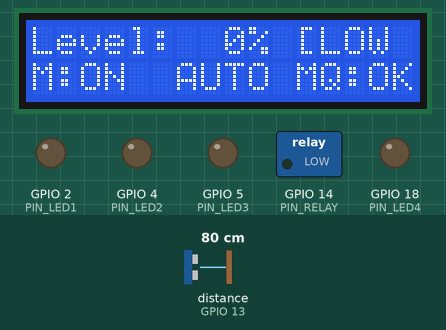
Simulated run of this sketch. Board: ESP32. Parts: 16×2 character LCD, switched loads named in the sketch (green lamp = pin HIGH), output pins drawn as LEDs (lit = HIGH). Wiring (inferred from the names in the program): ultrasonic range finder: trigger GPIO 12; echo GPIO 13. Inputs (shaded band) come from the test bench; at power-on: distance to the obstacle (sensor on GPIO 13) 80 cm. The echo pulse lasts 58.3 µs per cm; WiFi joins after 1.5 s; servers stay silent unless stated; no MQTT or app messages arrive unless stated; pins used as bus, display or sensor lines are not drawn; what the sketch prints to the serial monitor is not drawn.

Above: at 6.4 s.
6.5 s: distance to the obstacle (sensor on GPIO 13) set to 2 cm
At 9.1 s:
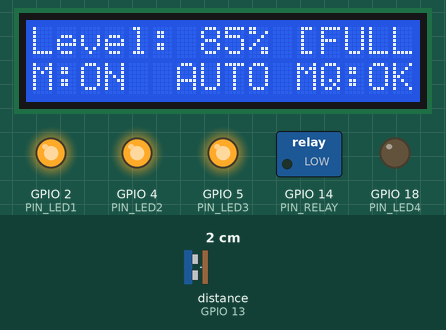
11.7 s: distance to the obstacle (sensor on GPIO 13) set to 6 cm
At 13.9 s:
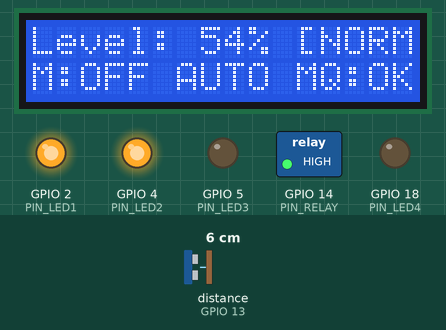
14.2 s: distance to the obstacle (sensor on GPIO 13) set to 9 cm
At 15.9 s:
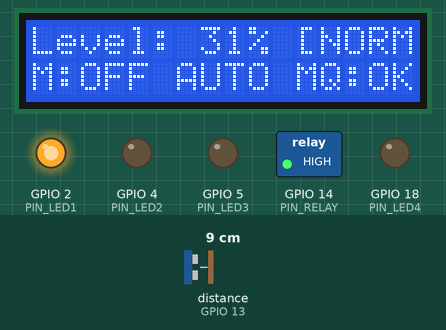
16.7 s: distance to the obstacle (sensor on GPIO 13) set to 4 cm
At 19.0 s:
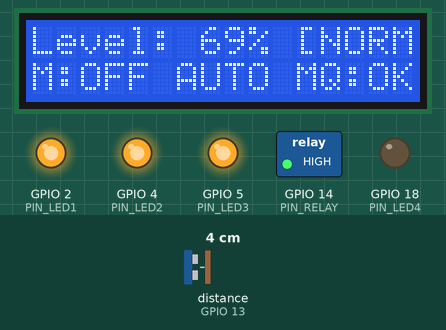
Timing chart, 0 to 20.5 s (numbered marks = the images above; inputs shaded):
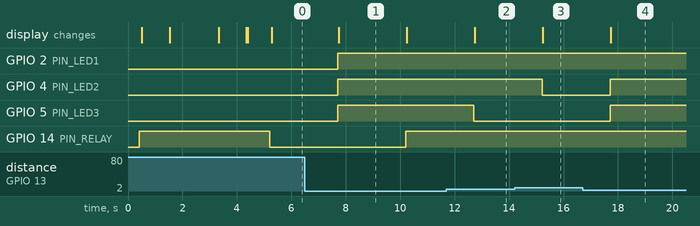

Measured:
- the behaviour switches between 4 and 5 cm on distance to the obstacle (sensor on GPIO 13) (found by bisection; images 1 and 2)
- the behaviour switches between 7 and 8 cm on distance to the obstacle (sensor on GPIO 13) (found by bisection; images 2 and 3)
- after the input at 6.5 s, GPIO 2 (PIN_LED1), GPIO 4 (PIN_LED2), GPIO 5 (PIN_LED3): LOW → HIGH after 1.2 s; GPIO 14 (PIN_RELAY): LOW → HIGH after 3.7 s; the display: changes after 1.2 s (image 1)
- after the input at 11.7 s, GPIO 5 (PIN_LED3): HIGH → LOW after 1.0 s; the display: changes after 1.0 s (image 2)
- after the input at 14.2 s, GPIO 4 (PIN_LED2): HIGH → LOW after 1.0 s; the display: changes after 1.0 s (image 3)
- after the input at 16.7 s, GPIO 4 (PIN_LED2), GPIO 5 (PIN_LED3): LOW → HIGH after 1.0 s; the display: changes after 1.0 s (image 4)
- what the display in image 1 shows lasts 2.5 s, from 7.7 s to 10.2 s

The sketch:

water_monitor.ino
```cpp
/*
 * =========================================================================================
 * Project: IoT-Based Smart Water Level Monitoring and Management System
 * Target Hardware: ESP32 Dev Module (ESP-WROOM-32)
 * File: water_monitor.ino
 *
 * HARDWARE WIRING SPECIFICATION:
 *   - HC-SR04 TRIG : GPIO 12
 *   - HC-SR04 ECHO : GPIO 13 (Connect via voltage divider: 1k / 2k resistor to protect GPIO)
 *   - 5V Relay IN  : GPIO 14 (Switches external 5V DC pump power; Active LOW)
 *   - LED1 (Low)   : GPIO 2
 *   - LED2 (Medium): GPIO 4
 *   - LED3 (High)  : GPIO 5
 *   - LED4 (Full)  : GPIO 18
 *   - I2C LCD SDA  : GPIO 21
 *   - I2C LCD SCL  : GPIO 22
 * =========================================================================================
 */

#include <WiFi.h>
#include <PubSubClient.h>
#include <Wire.h>
#include <LiquidCrystal_I2C.h>
#include <ArduinoJson.h>

// -----------------------------------------------------------------------------------------
// 1. WI-FI & MQTT BROKER CONFIGURATION
// -----------------------------------------------------------------------------------------
// 2.4GHz Wi-Fi Credentials
const char* WIFI_SSID     = "";
const char* WIFI_PASSWORD = "";

// Public MQTT Broker (aligned with Backend server)
const char* MQTT_BROKER = "broker.hivemq.com";
const int   MQTT_PORT         = 1883;
// Direct IPv4 address fallback for mobile hotspots when DNS resolution fails
IPAddress   MQTT_BROKER_IP(44, 232, 241, 40);

// MQTT Topics matching our Node.js & React Full-Stack Architecture
const char* TOPIC_READING       = "water/tank1/reading";
const char* TOPIC_PUMP_COMMAND  = "water/tank1/pump/command";
const char* TOPIC_PUMP_STATUS   = "water/tank1/pump/status";
const char* TOPIC_SYSTEM_STATUS = "water/tank1/system/status";

// -----------------------------------------------------------------------------------------
// 2. PIN DEFINITIONS & TANK CALIBRATION
// -----------------------------------------------------------------------------------------
#define PIN_TRIG   12
#define PIN_ECHO   13
#define PIN_RELAY  14

#define PIN_LED1   2
#define PIN_LED2   4
#define PIN_LED3   5
#define PIN_LED4   18

#define PIN_SDA    21
#define PIN_SCL    22

// Relay configuration: standard 5V relay modules are active LOW
// (LOW = relay energizes / motor ON, HIGH = relay off / motor OFF)
#define RELAY_ON   LOW
#define RELAY_OFF  HIGH

// Tank Depth Calibration (in cm)
const float TANK_MAX_DEPTH_CM = 13.0; // Distance from sensor to empty tank bottom
const float LOW_THRESHOLD     = 20.0; // Auto-pump activation threshold (<= 20%)
const float FULL_THRESHOLD    = 80.0; // Auto-pump shutoff threshold (>= 80%)

// -----------------------------------------------------------------------------------------
// 3. OBJECT INSTANTIATION & STATE VARIABLES
// -----------------------------------------------------------------------------------------
LiquidCrystal_I2C lcd(0x27, 16, 2);
WiFiClient espClient;
PubSubClient mqttClient(espClient);

// Operating states
bool isPumpOn        = false; // Current physical relay state
bool isAutoMode      = true;  // AUTO closed-loop vs MANUAL override mode
String currentStatus = "NORMAL";
float currentWaterPercent = 0.0;

// Timing intervals (Non-blocking design)
unsigned long lastTelemetryTime   = 0;
const unsigned long TELEMETRY_INTERVAL = 2500; // 2.5 seconds
unsigned long lastMqttRetry       = 0;
const unsigned long MQTT_RETRY_INTERVAL = 4000; // Retry every 4 seconds
unsigned long lastRelayToggleTime = 0;
const unsigned long RELAY_DEBOUNCE_MS  = 3000; // 3 seconds debounce

bool useDirectIP = false; // Toggles to direct IP if hostname DNS fails

// -------------------------------------------------------------------------
// 4. FUNCTION DECLARATIONS
// -------------------------------------------------------------------------
void setupWiFi();
void reconnectMQTT();
void mqttCallback(char* topic, byte* message, unsigned int length);
float readUltrasonicDistance();
void updateLEDs(float percentage);
void updateLCD(float levelPercent);
void setPumpState(bool turnOn, const String& reason);
void publishTelemetry(float distanceCm, float waterHeightCm, float levelPercent, const String& status);
void publishPumpStatus(const String& reason);

// -------------------------------------------------------------------------
// 5. SETUP
// -------------------------------------------------------------------------
void setup() {
  Serial.begin(115200);
  delay(400);

  Serial.println("\n=======================================================");
  Serial.println("🚀 Smart Water Level Monitoring System - ESP32 Firmware");
  Serial.println("=======================================================");

  // Initialize hardware pins
  pinMode(PIN_TRIG, OUTPUT);
  pinMode(PIN_ECHO, INPUT);

  pinMode(PIN_RELAY, OUTPUT);
  digitalWrite(PIN_RELAY, RELAY_OFF); // Guarantee motor is OFF on boot

  pinMode(PIN_LED1, OUTPUT);
  pinMode(PIN_LED2, OUTPUT);
  pinMode(PIN_LED3, OUTPUT);
  pinMode(PIN_LED4, OUTPUT);
  updateLEDs(0);

  // Initialize I2C LCD
  Wire.begin(PIN_SDA, PIN_SCL);
  lcd.init();
  lcd.backlight();
  lcd.clear();
  lcd.setCursor(0, 0);
  lcd.print("Smart Water IoT");
  lcd.setCursor(0, 1);
  lcd.print("System Loading..");
  delay(1000);

  // Setup Wi-Fi
  setupWiFi();

  // Setup MQTT buffer and timeouts
  mqttClient.setCallback(mqttCallback);
  mqttClient.setBufferSize(512);
  mqttClient.setSocketTimeout(5);
  mqttClient.setKeepAlive(60);

  // Configure broker
  mqttClient.setServer(MQTT_BROKER, MQTT_PORT);

  // Initial MQTT connection attempt
  reconnectMQTT();
}

// -------------------------------------------------------------------------
// 6. MAIN LOOP (Non-blocking)
// -------------------------------------------------------------------------
void loop() {
  unsigned long now = millis();

  // 1. Maintain Wi-Fi
  if (WiFi.status() != WL_CONNECTED) {
    setupWiFi();
  }

  // 2. Maintain MQTT non-blocking
  if (WiFi.status() == WL_CONNECTED) {
    if (!mqttClient.connected()) {
      if (now - lastMqttRetry >= MQTT_RETRY_INTERVAL) {
        lastMqttRetry = now;
        reconnectMQTT();
      }
    } else {
      mqttClient.loop();
    }
  }

  // 3. Ultrasonic Telemetry & Local Control Loop (Every 2.5 seconds)
  if (now - lastTelemetryTime >= TELEMETRY_INTERVAL) {
    lastTelemetryTime = now;

    // A. Read sensor
    float distanceCm = readUltrasonicDistance();

    if (distanceCm > 0) {
      // B. Compute water level
      float waterHeightCm = TANK_MAX_DEPTH_CM - distanceCm;
      if (waterHeightCm < 0) waterHeightCm = 0;
      if (waterHeightCm > TANK_MAX_DEPTH_CM) waterHeightCm = TANK_MAX_DEPTH_CM;

      float levelPercent = (waterHeightCm / TANK_MAX_DEPTH_CM) * 100.0;
      if (levelPercent > 100.0) levelPercent = 100.0;
      if (levelPercent < 0.0) levelPercent = 0.0;
      currentWaterPercent = levelPercent;

      // C. Determine Status
      if (levelPercent <= LOW_THRESHOLD) {
        currentStatus = "LOW";
      } else if (levelPercent >= FULL_THRESHOLD) {
        currentStatus = "FULL";
      } else {
        currentStatus = "NORMAL";
      }

      // D. Autonomous Pump Control with Hysteresis (AUTO mode)
      if (isAutoMode) {
        if (levelPercent <= LOW_THRESHOLD && !isPumpOn) {
          Serial.printf("\n[AUTO] Level is %.1f%% (<= %.0f%%). Turning motor ON.\n", levelPercent, LOW_THRESHOLD);
          setPumpState(true, "AUTO_TRIGGER_LOW_LEVEL");
        } else if (levelPercent >= FULL_THRESHOLD && isPumpOn) {
          Serial.printf("\n[AUTO] Level is %.1f%% (>= %.0f%%). Turning motor OFF.\n", levelPercent, FULL_THRESHOLD);
          setPumpState(false, "AUTO_TRIGGER_FULL_TANK");
        }
      }

      // E. Update Hardware LEDs & LCD Display
      updateLEDs(levelPercent);
      updateLCD(levelPercent);

      // F. Publish to MQTT if connected
      if (mqttClient.connected()) {
        publishTelemetry(distanceCm, waterHeightCm, levelPercent, currentStatus);
      }

      Serial.printf("[Sensor] Level: %.1f%% (%s) | AirGap: %.1fcm | Motor: %s [%s] | MQTT: %s\n",
        levelPercent, currentStatus.c_str(), distanceCm,
        isPumpOn ? "ON" : "OFF", isAutoMode ? "AUTO" : "MANUAL",
        mqttClient.connected() ? "ONLINE" : "RECONNECTING");
    } else {
      Serial.println("⚠️ [Sensor] Echo timeout / sensor out of range.");
      updateLCD(currentWaterPercent);
    }
  }
}

// -------------------------------------------------------------------------
// 7. WI-FI HANDLER WITH GOOGLE DNS INJECTION
// -------------------------------------------------------------------------
void setupWiFi() {
  if (WiFi.status() == WL_CONNECTED) return;

  Serial.print("Connecting to Wi-Fi: ");
  Serial.println(WIFI_SSID);

  lcd.clear();
  lcd.setCursor(0, 0);
  lcd.print("WiFi: Connecting");
  lcd.setCursor(0, 1);
  lcd.print("Please wait...  ");

  WiFi.mode(WIFI_STA);
  WiFi.begin(WIFI_SSID, WIFI_PASSWORD);

  int attempts = 0;
  while (WiFi.status() != WL_CONNECTED && attempts < 25) {
    delay(350);
    Serial.print(".");
    attempts++;
  }

  if (WiFi.status() == WL_CONNECTED) {
    // Explicitly configure Google DNS (8.8.8.8) to fix mobile hotspot DNS lookup failures
    IPAddress dns1(8, 8, 8, 8);
    IPAddress dns2(1, 1, 1, 1);
    WiFi.config(WiFi.localIP(), WiFi.gatewayIP(), WiFi.subnetMask(), dns1, dns2);

    Serial.println("\n✅ Wi-Fi Connected!");
    Serial.print("   IP: ");
    Serial.println(WiFi.localIP());

    lcd.clear();
    lcd.setCursor(0, 0);
    lcd.print("WiFi: Connected!");
    lcd.setCursor(0, 1);
    lcd.print("IP: ");
    lcd.print(WiFi.localIP());
    delay(1000);
  } else {
    Serial.println("\n❌ Wi-Fi Failed. Retrying in background...");
    lcd.clear();
    lcd.setCursor(0, 0);
    lcd.print("WiFi: Failed!   ");
    lcd.setCursor(0, 1);
    lcd.print("Check Hotspot   ");
  }
}

// -------------------------------------------------------------------------
// 8. ROBUST MQTT RECONNECT WITH DIRECT IP FALLBACK
// -------------------------------------------------------------------------
void reconnectMQTT() {
  if (WiFi.status() != WL_CONNECTED) return;

  Serial.print("Connecting MQTT to ");
  if (useDirectIP) {
    Serial.print(MQTT_BROKER_IP);
    mqttClient.setServer(MQTT_BROKER_IP, MQTT_PORT);
  } else {
    Serial.print(MQTT_BROKER);
    mqttClient.setServer(MQTT_BROKER, MQTT_PORT);
  }
  Serial.print("... ");

  lcd.setCursor(0, 1);
  lcd.print("MQTT: Connecting");

  // Create unique client ID based on ESP32 chip MAC
  uint64_t chipid = ESP.getEfuseMac();
  char clientId[32];
  snprintf(clientId, sizeof(clientId), "ESP32-Tank1-%04X%08X", (uint16_t)(chipid >> 32), (uint32_t)chipid);

  if (mqttClient.connect(clientId)) {
    Serial.println("✅ CONNECTED!");

    lcd.setCursor(0, 1);
    lcd.print("MQTT: Connected ");
    delay(800);

    // Subscribe to pump commands from Dashboard
    mqttClient.subscribe(TOPIC_PUMP_COMMAND, 1);
    Serial.printf("📡 Subscribed to [%s]\n", TOPIC_PUMP_COMMAND);

    // Announce connected status
    StaticJsonDocument<128> onlineDoc;
    onlineDoc["tankId"] = 1;
    onlineDoc["status"] = "ONLINE";
    onlineDoc["ip"]     = WiFi.localIP().toString();
    char onlineBuffer[128];
    serializeJson(onlineDoc, onlineBuffer);
    mqttClient.publish(TOPIC_SYSTEM_STATUS, onlineBuffer, true);

    // Publish initial confirmed pump status
    publishPumpStatus("ESP32_MQTT_RECONNECTED");
  } else {
    int state = mqttClient.state();
    Serial.printf("FAILED (rc=%d).\n", state);

    lcd.setCursor(0, 1);
    if (state == -2) {
      lcd.print("MQTT: DNS Err -2");
      // Switch to direct IP for the next attempt if DNS resolution failed
      useDirectIP = true;
    } else if (state == -4) {
      lcd.print("MQTT: Timeout -4");
      useDirectIP = !useDirectIP;
    } else {
      char errBuf[17];
      snprintf(errBuf, sizeof(errBuf), "MQTT: Err rc=%-3d", state);
      lcd.print(errBuf);
    }
  }
}

// -------------------------------------------------------------------------
// 9. MQTT INCOMING COMMAND HANDLER
// -------------------------------------------------------------------------
void mqttCallback(char* topic, byte* message, unsigned int length) {
  if (String(topic) == TOPIC_PUMP_COMMAND) {
    char payload[length + 1];
    memcpy(payload, message, length);
    payload[length] = '\0';

    Serial.printf("\n📩 [Command Received] Topic: %s | Payload: %s\n", topic, payload);

    StaticJsonDocument<256> doc;
    DeserializationError error = deserializeJson(doc, payload);

    if (!error) {
      const char* command = doc["command"]; // "ON", "OFF", or "AUTO"

      if (strcmp(command, "AUTO") == 0) {
        isAutoMode = true;
        Serial.println("   🔄 Mode switched to: AUTONOMOUS CLOSED-LOOP");
        publishPumpStatus("MODE_CHANGED_TO_AUTO");
      } else if (strcmp(command, "ON") == 0) {
        isAutoMode = false;
        setPumpState(true, "MANUAL_USER_OVERRIDE_ON");
      } else if (strcmp(command, "OFF") == 0) {
        isAutoMode = false;
        setPumpState(false, "MANUAL_USER_OVERRIDE_OFF");
      }
      updateLCD(currentWaterPercent);
    } else {
      Serial.println("⚠️ Failed to parse JSON command payload.");
    }
  }
}

// -------------------------------------------------------------------------
// 10. ULTRASONIC SENSOR MEASUREMENT
// -------------------------------------------------------------------------
float readUltrasonicDistance() {
  digitalWrite(PIN_TRIG, LOW);
  delayMicroseconds(4);

  digitalWrite(PIN_TRIG, HIGH);
  delayMicroseconds(10);
  digitalWrite(PIN_TRIG, LOW);

  long duration = pulseIn(PIN_ECHO, HIGH, 30000);
  if (duration == 0) {
    return -1.0;
  }

  // Speed of sound: 343 m/s = 0.0343 cm/us
  float distanceCm = (duration * 0.0343) / 2.0;
  return distanceCm;
}

// -------------------------------------------------------------------------
// 11. HARDWARE ACTUATION & LOCAL OUTPUTS
// -------------------------------------------------------------------------
void setPumpState(bool turnOn, const String& reason) {
  unsigned long now = millis();
  if (now - lastRelayToggleTime < RELAY_DEBOUNCE_MS) {
    Serial.println("⏳ Relay debounce active. Command postponed.");
    return;
  }

  isPumpOn = turnOn;
  lastRelayToggleTime = now;

  if (isPumpOn) {
    digitalWrite(PIN_RELAY, RELAY_ON);
    Serial.println("⚡ [Relay] CLOSED (GPIO 14 LOW) -> Motor is ON");
  } else {
    digitalWrite(PIN_RELAY, RELAY_OFF);
    Serial.println("⚡ [Relay] OPEN (GPIO 14 HIGH) -> Motor is OFF");
  }

  if (mqttClient.connected()) {
    publishPumpStatus(reason);
  }
  updateLCD(currentWaterPercent);
}

void updateLEDs(float percentage) {
  digitalWrite(PIN_LED1, percentage >= 15.0 ? HIGH : LOW);
  digitalWrite(PIN_LED2, percentage >= 40.0 ? HIGH : LOW);
  digitalWrite(PIN_LED3, percentage >= 65.0 ? HIGH : LOW);
  digitalWrite(PIN_LED4, percentage >= 85.0 ? HIGH : LOW);
}

void updateLCD(float levelPercent) {
  // Line 1: Water Level Percentage and Status
  lcd.setCursor(0, 0);
  char line1[17];
  snprintf(line1, sizeof(line1), "Level:%3.0f%% [%-4s]", levelPercent,
    currentStatus == "LOW" ? "LOW" : currentStatus == "FULL" ? "FULL" : "NORM");
  lcd.print(line1);

  // Line 2: Motor State, Control Mode, and MQTT connection status
  lcd.setCursor(0, 1);
  char line2[17];
  const char* mqttTag = mqttClient.connected() ? "MQ:OK" : "MQ:ERR";
  snprintf(line2, sizeof(line2), "M:%-3s %-4s %s",
    isPumpOn ? "ON" : "OFF",
    isAutoMode ? "AUTO" : "MAN",
    mqttTag);
  lcd.print(line2);
}

// -------------------------------------------------------------------------
// 12. TELEMETRY & STATUS PUBLISHING TO BACKEND
// -------------------------------------------------------------------------
void publishTelemetry(float distanceCm, float waterHeightCm, float levelPercent, const String& status) {
  StaticJsonDocument<256> doc;
  doc["tankId"]            = 1;
  doc["distanceCm"]        = round(distanceCm * 10) / 10.0;
  doc["waterHeightCm"]     = round(waterHeightCm * 10) / 10.0;
  doc["waterLevelPercent"] = round(levelPercent * 10) / 10.0;
  doc["waterStatus"]       = status;
  doc["timestamp"]         = String(millis());

  char buffer[256];
  size_t bytes = serializeJson(doc, buffer);
  mqttClient.publish(TOPIC_READING, buffer, bytes);
}

void publishPumpStatus(const String& reason) {
  StaticJsonDocument<256> doc;
  doc["tankId"]      = 1;
  doc["status"]      = isPumpOn ? "ON" : "OFF";
  doc["controlMode"] = isAutoMode ? "AUTO" : "MANUAL";
  doc["reason"]      = reason;
  doc["timestamp"]   = String(millis());

  char buffer[256];
  size_t bytes = serializeJson(doc, buffer);
  mqttClient.publish(TOPIC_PUMP_STATUS, buffer, bytes);
}
```
